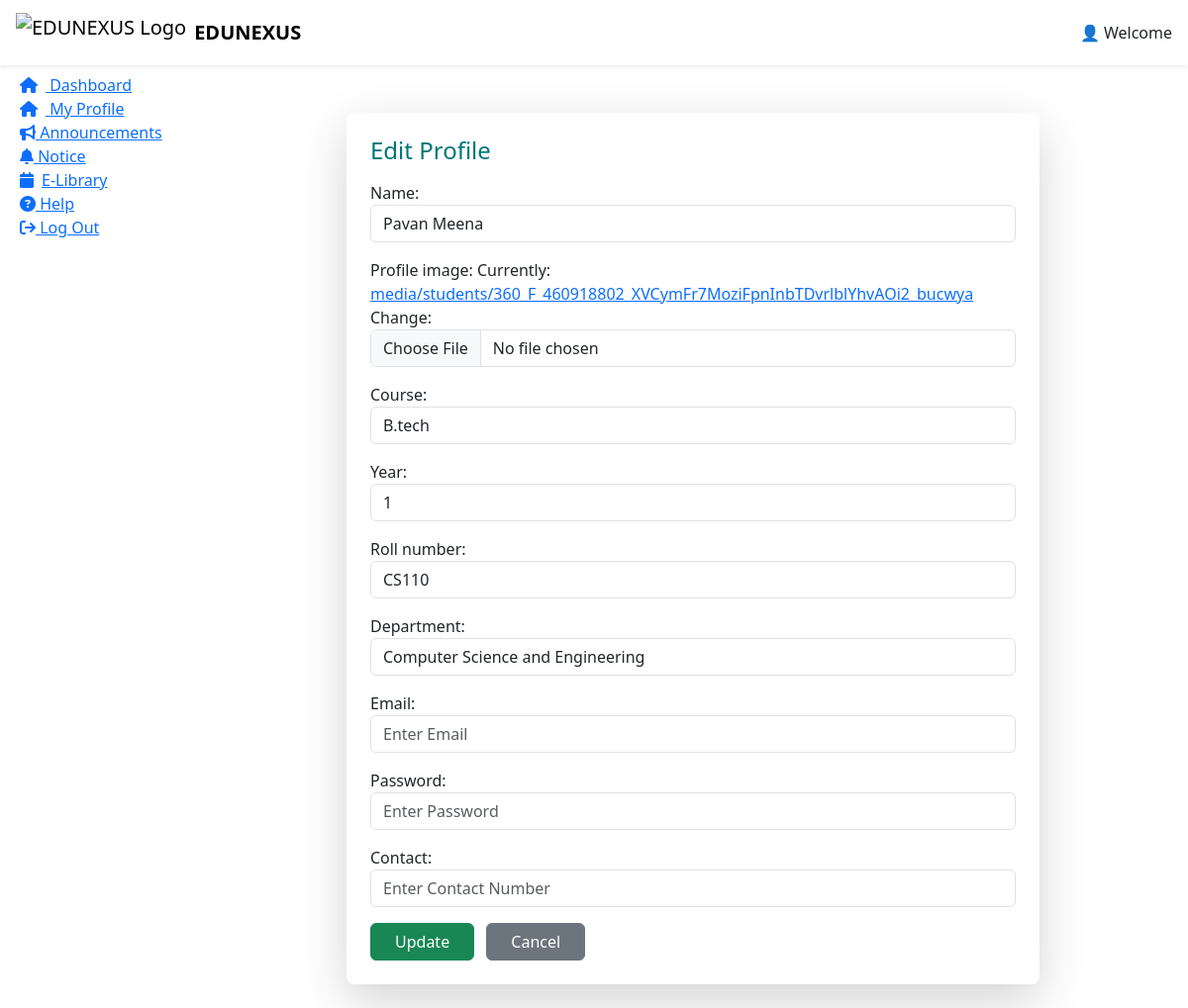
The app's page /Student_Dashboard/My_profile/edit_my_profile/13/ (signed in) with its own data.
### app_edunexus/models.py (models this page shows, shortened)
class StudentProfile(models.Model):
    student = models.OneToOneField(User, on_delete=models.CASCADE, limit_choices_to={'Role': 'Student'})
    name = models.CharField(max_length=50)
    profile_image = models.ImageField(storage=MediaCloudinaryStorage, upload_to='students/')
    course = models.CharField(max_length=50)
    year = models.IntegerField()
    roll_number = models.CharField(max_length=20, unique=True)
    department = models.ForeignKey(Department, on_delete=models.SET_NULL, null=True, blank=True)
    class Meta:
        db_table = "Student_Profile"

class Department(models.Model):
    name = models.CharField(max_length=50, unique=True)
    code = models.CharField(max_length=10, unique=True)
    class Meta:
        db_table = "Department"
        get_latest_by = "code"
    def __str__(self):
        return self.name

### app_edunexus/views.py (the view)
# urls.py: path('Student_Dashboard/My_profile/edit_my_profile/<int:pk>/',views.edit_my_profile,name='edit_my_profile'),
def edit_my_profile(request, pk):
    user_id = request.session.get('user_id')
    if not user_id:
        return redirect('log_in')
    edit_profile = StudentProfile.objects.filter(id=pk).first()
    if not edit_profile:
        return HttpResponse("Profile not found")
    if request.method == 'POST':
        form = StudentProfileForm(request.POST, request.FILES, instance=edit_profile)
        if form.is_valid():
            form.save()
            return redirect('my_profile')   # profile view pe redirect karega
    else:
        form = StudentProfileForm(instance=edit_profile)
    return render(request, 'student_dashboard.html', {
        "my_profile_edit_form": form
    })

### app_edunexus/templates/student_dashboard.html (shortened to what this page needs)
{% extends "base_dashboard.html" %}
{% load static %}
{% block css %}
<link rel="stylesheet" href="https://res.cloudinary.com/duhg4tvty/raw/upload/v1756632311/student_dashboard_gqj4pn.css">
{% endblock %}
{% block nav_right %}
👤 Welcome
{% endblock %}
{% block sidebar %}
<li><a href="{% url 'Student_Dashboard' %}" class="capsule"><i class="fa fa-home me-2"></i> Dashboard</a></li>
<li><a href="{% url 'my_profile' %}" class="capsule"><i class="fa fa-home me-2"></i> My Profile</a></li>
<li><a href="{% url 'announcement_list' %}" class="capsule" style="cursor: pointer;"><i class="fa-solid fa-bullhorn"></i>
    Announcements</a></li>
<li><a href="{% url 'notice_list' %}" class="capsule" style="cursor: pointer;"><i class="fa-solid fa-bell"></i>
    Notice</a></li>
<li><a href="{% url 'ebook_list_student' %}" class="capsule"><i class="fa fa-calendar me-2"></i>E-Library</a></li>
<li><a href="{% url 'help_section' %}" class="capsule"><i class="fa fa-question-circle" aria-hidden="true"></i> Help</a>
<li><a href="{% url 'log_out' %}" class="capsule"><i class="fa fa-sign-out" aria-hidden="true"></i> Log Out</a>
</li>
{% endblock %}
{% block main %}
<section class="container mt-4">
{% if my_profile_edit_form %}
<div class="card p-4 shadow-lg border-0 rounded-3 mt-4"
    style="max-width:700px; margin:auto; border-top:5px solid #007777;">
    <h4 class="mb-3" style="color:#007777;">Edit Profile</h4>
    <form method="post" enctype="multipart/form-data" novalidate>
        {{ my_profile_edit_form.as_p }}
        <button type="submit" class="btn btn-success px-4">Update</button>
        <a href="{% url 'my_profile' %}" class="btn btn-secondary px-4 ms-2">Cancel</a>
    </form>
</div>
{% endif %}
{% endblock %}

### records on screen
StudentProfile: name "Pavan Meena", course "B.tech", year "1", roll_number "CS110", department "Computer Science and Engineering"
